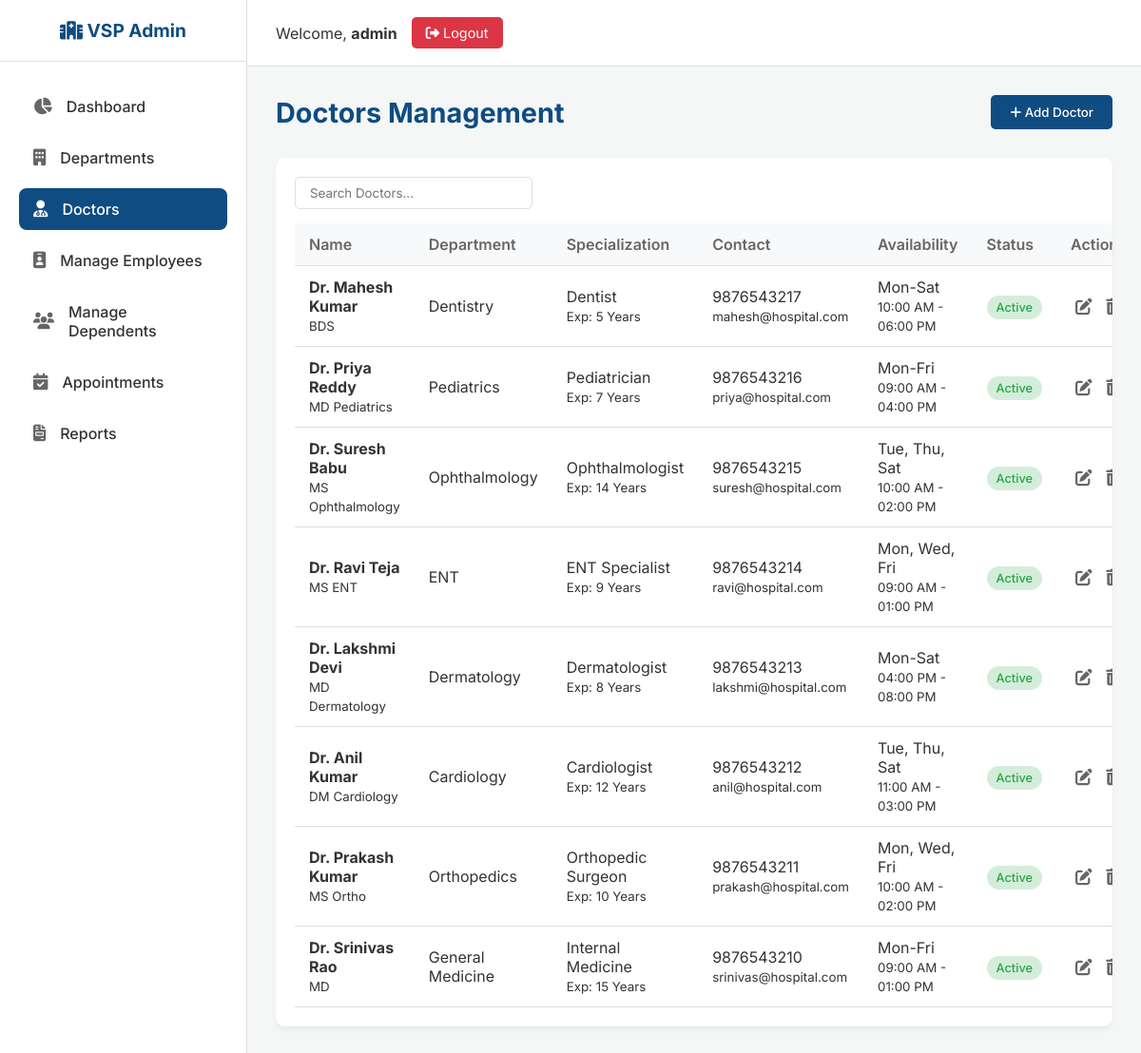
/admin/doctors (signed in), run on the app's committed database.
### tables this page shows
CREATE TABLE doctors (
            id INTEGER PRIMARY KEY AUTOINCREMENT,
            name TEXT NOT NULL,
            department_id INTEGER,
            specialization TEXT,
            qualification TEXT,
            experience TEXT,
            phone_number TEXT,
            email TEXT,
            available_days TEXT,
            available_time_slots TEXT,
            status TEXT DEFAULT 'Active',
            profile_photo TEXT,
            FOREIGN KEY (department_id) REFERENCES departments (id)
        );

CREATE TABLE departments (
            id INTEGER PRIMARY KEY AUTOINCREMENT,
            department_code TEXT UNIQUE NOT NULL,
            name TEXT NOT NULL,
            description TEXT,
            status TEXT DEFAULT 'Active',
            created_date TEXT NOT NULL
        );

### app.py (the view, shortened to what this page needs)
@app.route('/admin/doctors', methods=['GET', 'POST'])
def admin_doctors():
    if not check_admin(): return redirect(url_for('login'))
    conn = get_db_connection()
    doctors = conn.execute('''
        SELECT d.*, dep.name as dept_name
        FROM doctors d
        LEFT JOIN departments dep ON d.department_id = dep.id
        ORDER BY d.id DESC
    ''').fetchall()
    departments = conn.execute('SELECT * FROM departments WHERE status="Active"').fetchall()
    conn.close()
    return render_template('admin_doctors.html', doctors=doctors, departments=departments)

### app.py (called while the page is built)
def get_db_connection():
    conn = sqlite3.connect('hospital.db')
    conn.row_factory = sqlite3.Row
    return conn

def check_admin():
    if not session.get('user_id') or session.get('role') != 'admin':
        return False
    return True

### templates/admin_doctors.html (shortened to what this page needs)
{% extends "admin_base.html" %}
{% block content %}
<div class="page-header">
    <h1 class="page-title">Doctors Management</h1>
    <button class="btn-primary" data-modal-target="addDocModal"><i class="fas fa-plus"></i> Add Doctor</button>
</div>
<div class="table-container">
    <div class="table-header">
        <input type="text" class="search-box" id="docSearch" data-target="#docTable" placeholder="Search Doctors...">
    </div>
    <table class="data-table" id="docTable">
        <thead>
            <tr>
                <th>Name</th>
                <th>Department</th>
                <th>Specialization</th>
                <th>Contact</th>
                <th>Availability</th>
                <th>Status</th>
                <th>Actions</th>
            </tr>
        </thead>
        <tbody>
            {% for doc in doctors %}
            <tr>
                <td><strong>{{ doc.name }}</strong><br><small>{{ doc.qualification }}</small></td>
                <td>{{ doc.dept_name }}</td>
                <td>{{ doc.specialization }}<br><small>Exp: {{ doc.experience }}</small></td>
                <td>{{ doc.phone_number }}<br><small>{{ doc.email }}</small></td>
                <td>{{ doc.available_days }}<br><small>{{ doc.available_time_slots }}</small></td>
                <td>
                    <span class="badge {% if doc.status == 'Active' %}badge-active{% else %}badge-inactive{% endif %}">
                        {{ doc.status }}
                    </span>
                </td>
                <td class="action-btns">
                    <button class="edit" data-modal-target="editDocModal"
                            data-id="{{ doc.id }}"
                            data-name="{{ doc.name }}"
                            data-department_id="{{ doc.department_id }}"
                            data-specialization="{{ doc.specialization }}"
                            data-qualification="{{ doc.qualification }}"
                            data-experience="{{ doc.experience }}"
                            data-phone_number="{{ doc.phone_number }}"
                            data-email="{{ doc.email }}"
                            data-available_days="{{ doc.available_days }}"
                            data-available_time_slots="{{ doc.available_time_slots }}"
                            data-status="{{ doc.status }}"
                            title="Edit">
                        <i class="fas fa-edit"></i>
                    </button>
                    <form action="{{ url_for('admin_doctors') }}" method="POST" style="display:inline;" onsubmit="return confirm('Are you sure you want to delete this doctor?');">
                        <button type="submit" class="delete" title="Delete"><i class="fas fa-trash-alt"></i></button>
                    </form>
                </td>
            </tr>
            {% else %}
            <tr>
                <td colspan="7" style="text-align: center;">No doctors found.</td>
            </tr>
            {% endfor %}
        </tbody>
    </table>
</div>
{% endblock %}

### static/css/admin_style.css (style rules this page uses)
:root { --primary-color: #0f4c81; --secondary-color: #1a73e8; --accent-color: #fca311; --bg-color: #f4f7f6; --sidebar-bg: #ffffff; --text-main: #333333; --text-muted: #666666; --success-color: #28a745; --danger-color: #dc3545; --warning-color: #ffc107; --info-color: #17a2b8; --border-color: #e0e0e0; --card-shadow: 0 4px 6px rgba(0,0,0,0.05); --transition-speed: 0.3s; }
* { margin: 0; padding: 0; box-sizing: border-box; font-family: 'Inter', 'Segoe UI', Tahoma, Geneva, Verdana, sans-serif; }
body { background-color: var(--bg-color); color: var(--text-main); display: flex; min-height: 100vh; overflow-x: hidden; }
.page-header { display: flex; justify-content: space-between; align-items: center; margin-bottom: 30px; }
.page-title { font-size: 1.8rem; color: var(--primary-color); }
.table-container { background: #fff; border-radius: 10px; padding: 20px; box-shadow: var(--card-shadow); overflow-x: auto; }
.table-header { display: flex; justify-content: space-between; align-items: center; margin-bottom: 15px; }
.search-box { padding: 8px 15px; border: 1px solid var(--border-color); border-radius: 5px; width: 250px; outline: none; }
.btn-primary { background-color: var(--primary-color); color: white; padding: 10px 20px; border: none; border-radius: 5px; cursor: pointer; font-weight: 500; text-decoration: none; display: inline-block; transition: background 0.3s; }
.data-table { width: 100%; border-collapse: collapse; }
.data-table th, .data-table td { padding: 12px 15px; text-align: left; border-bottom: 1px solid var(--border-color); }
.data-table th { background-color: #f8f9fa; color: var(--text-muted); font-weight: 600; }
.badge { padding: 5px 10px; border-radius: 20px; font-size: 0.8rem; font-weight: 500; }
.badge-active { background-color: #d4edda; color: var(--success-color); }
.action-btns button, .action-btns a { border: none; background: none; cursor: pointer; font-size: 1.1rem; margin: 0 5px; color: var(--text-muted); }

### data on the page
doctors: name "Dr. Mahesh Kumar", qualification "BDS", dept_name "Dentistry", specialization "Dentist", experience "5 Years", phone_number "9876543217", email "mahesh@hospital.com", available_days "Mon-Sat", available_time_slots "10:00 AM - 06:00 PM", status "Active"
doctors: name "Dr. Priya Reddy", qualification "MD Pediatrics", dept_name "Pediatrics", specialization "Pediatrician", experience "7 Years", phone_number "9876543216", email "priya@hospital.com", available_days "Mon-Fri", available_time_slots "09:00 AM - 04:00 PM", status "Active"
doctors: name "Dr. Suresh Babu", qualification "MS Ophthalmology", dept_name "Ophthalmology", specialization "Ophthalmologist", experience "14 Years", phone_number "9876543215", email "suresh@hospital.com", available_days "Tue, Thu, Sat", available_time_slots "10:00 AM - 02:00 PM", status "Active"
doctors: name "Dr. Ravi Teja", qualification "MS ENT", dept_name "ENT", specialization "ENT Specialist", experience "9 Years", phone_number "9876543214", email "ravi@hospital.com", available_days "Mon, Wed, Fri", available_time_slots "09:00 AM - 01:00 PM", status "Active"
doctors: name "Dr. Lakshmi Devi", qualification "MD Dermatology", dept_name "Dermatology", specialization "Dermatologist", experience "8 Years", phone_number "9876543213", email "lakshmi@hospital.com", available_days "Mon-Sat", available_time_slots "04:00 PM - 08:00 PM", status "Active"
doctors: name "Dr. Anil Kumar", qualification "DM Cardiology", dept_name "Cardiology", specialization "Cardiologist", experience "12 Years", phone_number "9876543212", email "anil@hospital.com", available_days "Tue, Thu, Sat", available_time_slots "11:00 AM - 03:00 PM", status "Active"
doctors: name "Dr. Prakash Kumar", qualification "MS Ortho", dept_name "Orthopedics", specialization "Orthopedic Surgeon", experience "10 Years", phone_number "9876543211", email "prakash@hospital.com", available_days "Mon, Wed, Fri", available_time_slots "10:00 AM - 02:00 PM", status "Active"
doctors: name "Dr. Srinivas Rao", qualification "MD", dept_name "General Medicine", specialization "Internal Medicine", experience "15 Years", phone_number "9876543210", email "srinivas@hospital.com", available_days "Mon-Fri", available_time_slots "09:00 AM - 01:00 PM", status "Active"

### other printed values
{{ session.name }} "admin"
